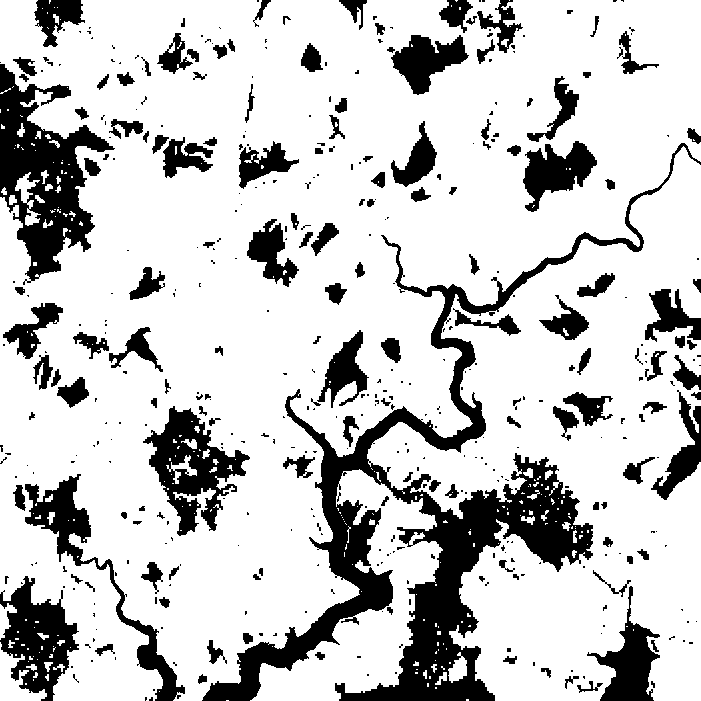
#> input picture Python_Code/images/clip/clip_grow_1.tif, 701 x 701 px, given in place of seed_binary.tif, which was not available
$ python MainOfficial.py
#> lines starting #> are read from the running program, lines starting #| are printed output that depends on the picture; after the words box and inside, x2 and y2 are one past the last pixel; in counts of white or black regions, pixels touching at a corner belong together; pictures that were not available may be replaced by others from this repository, and a replacement may not be noted
### Python_Code/Function.py
# -*- coding: utf-8 -*-
"""
This file contais the functions that are useful in order to run the Main

"""
#------------------------------------------------------------------------------
# Importing the libraries
#------------------------------------------------------------------------------

import matplotlib.pyplot as plt
from matplotlib import colors
import numpy as np
import rasterio
import os
import copy

#------------------------------------------------------------------------------
# Export the result in a .TIF
#------------------------------------------------------------------------------


def ExportResult(Burned,sizeR,sizeC):
    path = os.getcwd()

    Seed_file = "\\images\seed_binary.tif"
    SeedTif=rasterio.open(path+Seed_file)


    Seed_array = SeedTif.read()
    Result=copy.deepcopy(Seed_array[:,0:sizeR,0:sizeC])
    Result[0]=Burned

    Result_File="\images\Result.tif"
    Result_File_Out=path+Result_File

    with rasterio.open(Result_File_Out,
                       'w',
                       driver = SeedTif.meta['driver'],
                       height = sizeR,
                       width= sizeC,
                       count=SeedTif.meta['count'],
                       crs=SeedTif.meta['crs'],
                       transform=SeedTif.meta['transform'],
                       dtype= SeedTif.meta['dtype'],
                       nodata= SeedTif.meta['nodata']) as destination:
        destination.write(Result)

    SeedTif.close()

    return


#------------------------------------------------------------------------------
# Importing the input as a binary matrix starting from a .TIF
#------------------------------------------------------------------------------

def TakeImage(sizeR,sizeC):

#> called with sizeR = 500, sizeC = 500
    from PIL import Image
    im_Seed = Image.open('images/seed_binary.tif')
#> im_Seed is the input picture: PIL image 701x701 F; values 0 (black) and 1 (white), 78.7% white; 438 black regions (286 under 20 px), largest, box (x1, y1, x2, y2) and area: (202, 143, 701, 701) 35889, (0, 64, 115, 285) 10807, (143, 406, 250, 536) 5702
    imarray_Seed = np.array(im_Seed)

    im_Grow = Image.open('images/grow_binary.tif')
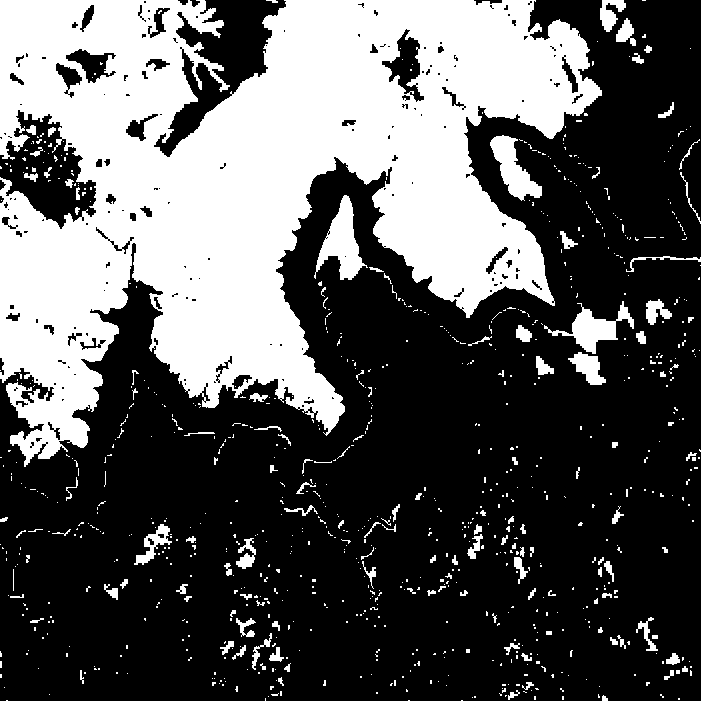
#> input picture Python_Code/images/clip/clip_grow_2.tif, 701 x 701 px, given in place of grow_binary.tif, which was not available
#> im_Grow is the input picture: PIL image 701x701 F; values 0 (black) and 1 (white), 35% white; 884 white regions (751 under 20 px), largest, box (x1, y1, x2, y2) and area: (0, 0, 602, 467) 154930, (314, 195, 368, 280) 1971, (490, 135, 542, 201) 1543
    imarray_Grow = np.array(im_Grow)

    im_Result = Image.open('images/result_binary.tif')

    imarray_Result = np.array(im_Result)

    Seed=imarray_Seed[0:sizeR,0:sizeC]
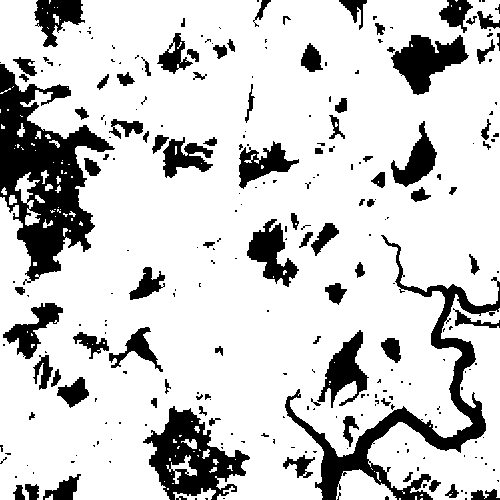
#> Seed: shape (500, 500) float32; values 0 (black) and 1 (white), 80.8% white; 264 black regions (173 under 20 px), largest, box (x1, y1, x2, y2) and area: (0, 64, 115, 285) 10807, (285, 235, 500, 500) 7659, (143, 406, 250, 500) 4663
    Grow=imarray_Grow[0:sizeR,0:sizeC]
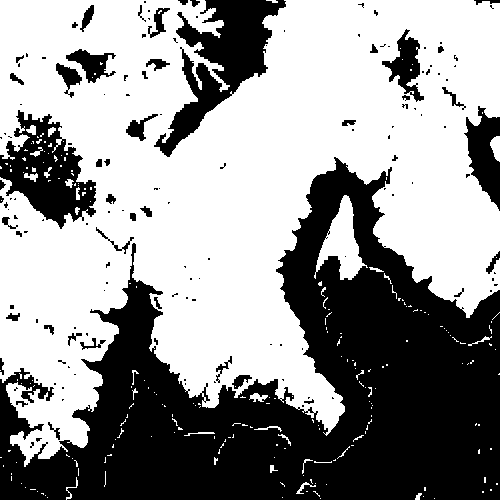
#> Grow: shape (500, 500) float32; values 0 (black) and 1 (white), 58.9% white; 148 black regions (101 under 20 px), largest, box (x1, y1, x2, y2) and area: (0, 157, 500, 500) 81522, (154, 0, 286, 157) 7556, (0, 110, 96, 229) 5649
    Result=imarray_Result[0:sizeR,0:sizeC]

    return Seed, Grow, Result


#------------------------------------------------------------------------------
# Plot a color grid reading the value in the matrix:
# 0 (unburned, green)
# 1 (burned, red)
#------------------------------------------------------------------------------

def ColorGrid(data,sizeR,sizeC):

    # create discrete colormap
    cmap = colors.ListedColormap(['green', 'red','blue'])
    bounds = [0,0.5,1.5,2]
    norm = colors.BoundaryNorm(bounds, cmap.N)

    fig, ax = plt.subplots()
    ax.imshow(data, cmap=cmap, norm=norm)

    # draw gridlines
    # ax.grid(which='major', axis='both', linestyle='-', color='k', linewidth=2)
    # ax.set_xticks(np.arange(0.5, size, 1));
    # ax.set_yticks(np.arange(0.5, size, 1));

    plt.show()


#------------------------------------------------------------------------------
# Look for the 8 neighbors of a pixel, in our case the pixel in question
# is a seed and we go to select its neighbors
#------------------------------------------------------------------------------

#copy() necessario altrimenti python crea non una copia ma un collegamento
#e se modifivco uno allora modifico pure l'altro se si tratta di array

def CercaVicini(Raster,sizeR,sizeC):

    MatriceVicini=Raster[:,:].copy()

    #set the seed's neighbours to 1
    #row
    for j in range(sizeR):
        #column
        for k in range(sizeC):

            #element inside the matrix
            if Raster[j,k]==1 and j>0 and j<sizeR-1 and k>0 and k<sizeC-1:

                MatriceVicini[j-1:j+2,k-1:k+2]=1

            #first row without corners
            if Raster[j,k]==1 and j==0 and k>0 and k<sizeC-1:

                MatriceVicini[j:j+2,k-1:k+2]=1

            #last row without corners
            if Raster[j,k]==1 and j==sizeR-1 and k>0 and k<sizeC-1:

                MatriceVicini[j-1:j+1,k-1:k+2]=1

            #first column without corners
            if Raster[j,k]==1 and j>0 and j<sizeR-1 and k==0:

                MatriceVicini[j-1:j+2,k:k+2]=1

            #last column without corners
            if Raster[j,k]==1 and j>0 and j<sizeR-1 and k==sizeC-1:

                MatriceVicini[j-1:j+2,k-1:k+1]=1

            #upper-left corner
            if Raster[j,k]==1 and j==0 and k==0:

                MatriceVicini[j:j+2,k:k+2]=1

            #upper-right corner
            if Raster[j,k]==1 and j==0 and k==sizeC-1:

                MatriceVicini[j:j+2,k-1:k+1]=1

            #lower-left corner
            if Raster[j,k]==1 and j==sizeR-1 and k==0:

                MatriceVicini[j-1:j+1,k:k+2]=1

            #lower-right corner
            if Raster[j,k]==1 and j==sizeR-1 and k==sizeC-1:

                MatriceVicini[j-1:j+1,k-1:k+2]=1

    return MatriceVicini

#------------------------------------------------------------------------------
#------------------------------------------------------------------------------

### Python_Code/RegionGrowing_LayerSum.py
# -*- coding: utf-8 -*-
"""
Algoritmo di Region Growing
nel quale si fa scorrere la matrice pixel by pixel nella ricerca dei vicini dei seeds
si sommano poi seeds&vicini + layer_grow
si trasforma il risultato (matrice di 0,1,2) in una matrice di (0,1) così da valutare
eventualmente se introdurre nuovi seeds
si ripete il processo fino a che il numero di seeds
non resta invariato
"""
#l'idea è quella di utilizzare una somma di Layer
#e non scorrere pixel per pixel

#RG_LS region growing layer sum

#------------------------------------------------------------------------------
# Importing the libraries
#------------------------------------------------------------------------------

from Function import *
import numpy as np

def RG_LS(Raster,sizeR,sizeC):

#> called with Raster = array of shape (3, 500, 500), sizeR = 500, sizeC = 500
    seed_array=np.array([])
    iterazioni=np.array([])
    N=np.count_nonzero(Raster[0])
#> N = 201992

    Seed=Raster[0,:,:].copy()
    M=0
    k=0

    while N!=M:

        M=N
        Vicini=CercaVicini(Seed,sizeR,sizeC)

        Result=Vicini+Raster[1]

        ModifiedResult= np.floor(Result/2)

        Seed=ModifiedResult

        seed_array=np.append(seed_array,N)
        iterazioni=np.append(iterazioni,k)

        N=np.count_nonzero(ModifiedResult)

        k=k+1


        print(N,M,k)
#> this loop made 30 passes
#> (M, N) on passes 17 to 28: (146979, 146988), (146988, 146999), (146999, 147011), (147011, 147022), (147022, 147032), (147032, 147043), (147043, 147048), (147048, 147055), (147055, 147061), (147061, 147071), (147071, 147074), (147074, 147076)
#> (M, iterazioni, N) on passes 8 to 13: (145523, [0, 1, 2, 3, 4, 5, 6, 7], 146043), (146043, [0, 1, 2, 3, 4, 5, 6, 7, 8], 146394), (146394, [0, 1, 2, 3, 4, 5, 6, 7, 8, 9], 146623), (146623, [0, 1, 2, 3, 4, 5, 6, 7, 8, 9, 10], 146767), (146767, [0, 1, 2, 3, 4, 5, 6, 7, 8, 9, 10, 11], 146854), (146854, [0, 1, 2, 3, 4, 5, 6, 7, 8, 9, 10, 11, 12], 146906)
#| 131350 201992 1
#| 136278 131350 2
#| 139638 136278 3
#| 141941 139638 4
#| 143578 141941 5
#| 144721 143578 6
#| 145523 144721 7
#| 146043 145523 8
#> (further printed lines are left out)
#> pass 1, in RG_LS, `Result=Vicini+Raster[1]`:
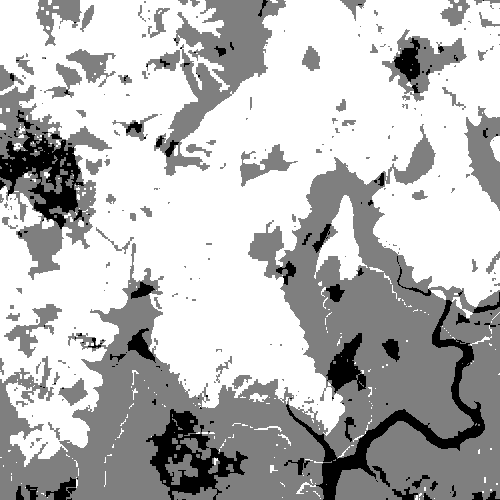
#> Result: shape (500, 500) float64; min 0, max 2, mean 1.46; drawn with min black and max white
#> after the loop:
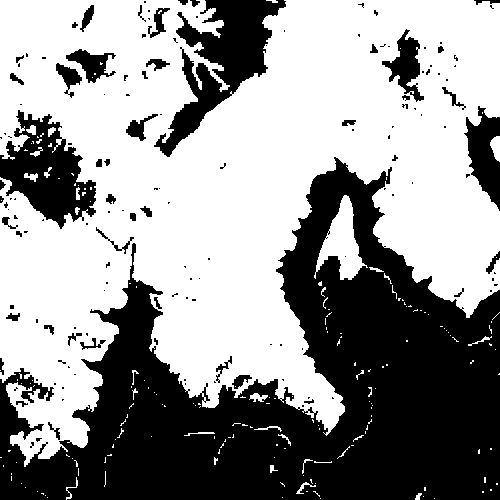
#> ModifiedResult: shape (500, 500) float64; values 0 (black) and 1 (white), 58.8% white; 148 black regions (101 under 20 px), largest, box (x1, y1, x2, y2) and area: (0, 157, 500, 500) 81596, (154, 0, 286, 157) 7556, (0, 110, 96, 229) 5794
#> after the loop, iterazioni = 30 values from 0 to 29; k = 30; seed_array = 30 values, max 201992 at index 0, min 131350 at index 1, mean 147235

    return Seed, seed_array, iterazioni

### Python_Code/RegionGrowing_pixelBypixel.py
# -*- coding: utf-8 -*-
"""
Algoritmo di Region Growing
nel quale si fa scorrere la matrice pixel by pixel nella ricerca di seed
si valuta poi se ci sono dei vicini da inserire (osservando l'OWAgrow, che deve essere maggiore di 0)
se l'esito è positivo questi vengono inseriti nel layer dei seed
e si continua a scorrere la matrice fino a che il numero di seeds non varia tra due iterazioni

con iterazione si intende far scorrere tutti gli elementi di una matrice

in questo caso si utilizza la matrice T come matrice d'appoggio
"""

#------------------------------------------------------------------------------
# Importing the libraries
#------------------------------------------------------------------------------

from Function import *
import numpy as np

def RG_PP(Raster,sizeR,sizeC):

    RasterPP=Raster.copy()
    iterazione=1
    M=0
    N=np.count_nonzero(RasterPP[0])

    seed_array=np.array([])
    step=np.array([])

    while N!=M:

        print(N,M,iterazione-1)
        M=N
        for j in range(sizeR):
            for k in range(sizeC):

                #insertion of the neighbors that are not considered yet

                if RasterPP[0,j,k]==1:

                    if RasterPP[2,j,k]==-1:
                       RasterPP[2,j,k]=iterazione

                    # neighbor examination

                    # above-left
                    if j>0 and k>0 and RasterPP[0,j-1,k-1]==0 and \
                        RasterPP[1,j-1,k-1]==1 and RasterPP[2,j-1,k-1]==-1:

                        RasterPP[0,j-1,k-1]=1
                        RasterPP[2,j-1,k-1]=iterazione

                    # above
                    if j>0 and RasterPP[0,j-1,k]==0 and \
                        RasterPP[1,j-1,k]==1 and RasterPP[2,j-1,k]==-1:

                        RasterPP[0,j-1,k]=1
                        RasterPP[2,j-1,k]=iterazione

                    #above-right
                    if j>0 and k<=sizeC-2 and RasterPP[0,j-1,k+1]==0 and \
                        RasterPP[1,j-1,k+1]==1 and RasterPP[2,j-1,k+1]==-1:

                        RasterPP[0,j-1,k+1]=1
                        RasterPP[2,j-1,k+1]=iterazione

                    #left
                    if k>0 and RasterPP[0,j,k-1]==0 and\
                        RasterPP[1,j,k-1]==1 and RasterPP[2,j,k-1]==-1:

                        RasterPP[0,j,k-1]=1
                        RasterPP[2,j,k-1]=iterazione

                    #right
                    if k<=sizeC-2 and RasterPP[0,j,k+1]==0 and \
                        RasterPP[1,j,k+1]==1 and RasterPP[2,j,k+1]==-1:

                        RasterPP[0,j,k+1]=1
                        RasterPP[2,j,k+1]=iterazione

                    #below-left
                    if j<=sizeR-2 and k>0 and RasterPP[0,j+1,k-1]==0 and \
                        RasterPP[1,j+1,k-1]==1 and RasterPP[2,j+1,k-1]==-1:

                        RasterPP[0,j+1,k-1]=1
                        RasterPP[2,j+1,k-1]=iterazione

                    #below
                    if j<=sizeR-2 and RasterPP[0,j+1,k]==0 and \
                        RasterPP[1,j+1,k]==1 and RasterPP[2,j+1,k]==-1:

                        RasterPP[0,j+1,k]=1
                        RasterPP[2,j+1,k]=iterazione

                    #below-right
                    if j<=sizeR-2 and k<=sizeC-2 and RasterPP[0,j+1,k+1]==0 \
                        and RasterPP[1,j+1,k+1]==1 and RasterPP[2,j+1,k+1]==-1:

                        RasterPP[0,j+1,k+1]=1
                        RasterPP[2,j+1,k+1]=iterazione

        step=np.append(step,iterazione-1)
        iterazione=iterazione+1

        #condition that blocks the while
        seed_array=np.append(seed_array,N)
        N=np.count_nonzero(RasterPP[0])

    return RasterPP, seed_array, step

### Python_Code/MainOfficial.py
# -*- coding: utf-8 -*-
"""
nel seguente file vengono utilizzati gli algoritmi implementati di region growing
è possibile selezionare la dimensione dell'immagine da analizzare modificando la variabile sireR e sizeC

sizeR può assumere un valore massimo di 1445
sizeC può assumere un valore massimo di 1705

"""

#------------------------------------------------------------------------------
# Importing the libraries
#------------------------------------------------------------------------------

import numpy as np
from Function import *
from RegionGrowing_LayerSum import *
from RegionGrowing_pixelBypixel import *
#from RegionGrowing_pixelBypixel_condition import *
import time

#------------------------------------------------------------------------------
#Import Images from .TIF file
#------------------------------------------------------------------------------

# it is possible to select the size of the images
# obviusly they cannot be bigger than the input image's size
sizeR=500
sizeC=500

OWAseed,OWAgrow,Result=TakeImage(sizeR,sizeC)

#------------------------------------------------------------------------------
#Inizialization to T at -1
#------------------------------------------------------------------------------

T=np.ones((sizeR,sizeC))*-1

Raster=np.array([OWAseed,OWAgrow,T])

#------------------------------------------------------------------------------
#RegionGrowing_LayerSum
#------------------------------------------------------------------------------

print('REGION GROWING LAYER SUM','\n')
print('seed_new|','seed_old|','iter','\n')

start = time.process_time()
Burned_LS, seed_array_LS, iterazioni_LS = RG_LS(Raster,sizeR,sizeC)
#> seed_array_LS has the same summary as seed_array in RG_LS; iterazioni_LS = 30 values from 0 to 29


ColorGrid(OWAseed,sizeR,sizeC)
ColorGrid(OWAgrow,sizeR,sizeC)
ColorGrid(Burned_LS,sizeR,sizeC)

end = time.process_time()

print('\n')
print('TEMPO SOMMA LAYER [minutes]: ',(end - start)/60)
print('--------------------------------------------','\n')


#------------------------------------------------------------------------------
#RegionGrowing pixel_by_pixel
#------------------------------------------------------------------------------
start1 = time.process_time()

print('REGION GROWING PIXEL BY PIXEL','\n')
print('seed_new|','seed_old|','iter','\n')


Burned_PP, seed_array_PP, iterazioni_PP=RG_PP(Raster,sizeR,sizeC)
#> in RG_PP, `N=np.count_nonzero(RasterPP[0])`: N = 201992
#> the loop in RG_PP, `while N!=M: ` made 11 passes
#> (M, step, seed_array, N) on passes 1 to 7: (201992, [0], [201992], 224981), (224981, [0, 1], [201992, 224981], 225044), (225044, [0, 1, 2], [201992, 224981, 225044], 225073), (225073, [0, 1, 2, 3], [201992, 224981, 225044, 225073], 225096), (225096, [0, 1, 2, 3, 4], [201992, 224981, 225044, 225073, 225096], 225123), (225123, [0, 1, 2, 3, 4, 5], [201992, 224981, 225044, 225073, 225096, 225123], 225145), (225145, [0, 1, 2, 3, 4, 5, 6], [201992, 224981, 225044, 225073, 225096, 225123, 225145], 225173)
#> (M, step, N) on passes 8 to 11: (225173, [0, 1, 2, 3, 4, 5, 6, 7], 225214), (225214, [0, 1, 2, 3, 4, 5, 6, 7, 8], 225228), (225228, [0, 1, 2, 3, 4, 5, 6, 7, 8, 9], 225233), (225233, [0, 1, 2, 3, 4, 5, 6, 7, 8, 9, 10], 225233)
#| 201992 0 0
#| 224981 201992 1
#| 225044 224981 2
#| 225073 225044 3
#| 225096 225073 4
#| 225123 225096 5
#| 225145 225123 6
#| 225173 225145 7
#> (further printed lines are left out)
#> after the loop in RG_PP, `while N!=M:`: iterazione = 12
#> seed_array_PP = [201992, 224981, 225044, 225073, 225096, 225123, 225145, 225173, 225214, 225228, 225233]; iterazioni_PP = [0, 1, 2, 3, 4, 5, 6, 7, 8, 9, 10]
# ColorGrid(Raster[0],size)
# ColorGrid(Raster[1],size)
# ColorGrid(Burned_PP[0],size)

end1 = time.process_time()
print('\n')
print('TEMPO PIXEL BY PIXEL [minutes]: ',(end1 - start1)/60)
print('--------------------------------------------')


#-----------------------------------------------------------------------------
# Errors with respect to the proposed solution
#-----------------------------------------------------------------------------

Test=Burned_PP[0]-Result
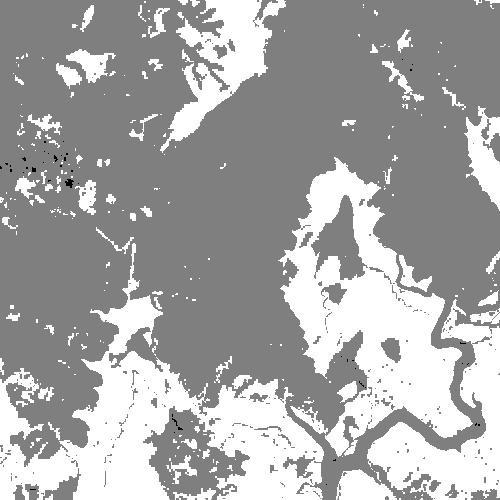
#> Test: shape (500, 500) float64; min -1, max 1, mean 0.312; drawn with min black and max white

A=np.count_nonzero(Test==0)
#> A = 171620
B=np.count_nonzero(Test==1)
#> B = 78155
C=np.count_nonzero(Test==-1)
#> C = 225

print('-----------------------')
print('Errori')
commission_error=B/np.count_nonzero(Burned_PP[0])*100
#> commission_error = 34.7
print('Errore di commissione:',round(commission_error,2),'%')
#| Errore di commissione: 34.7 %
omission_error=C/np.count_nonzero(Result)*100
#> omission_error = 0.153
print('Errore di omissione:',round(omission_error,2),'%')
#| Errore di omissione: 0.15 %

#-----------------------------------------------------------------------------
#Statistic Computation
#-----------------------------------------------------------------------------

fig, ax=plt.subplots()
ax.plot(iterazioni_LS, seed_array_LS, marker = "o", color = 'red', label='seed_LayerSum')
ax.plot(iterazioni_PP, seed_array_PP, marker = "x", color = 'blue',label='seed_PixelByPixel')


if iterazioni_PP[-1]>=iterazioni_LS[-1]:
    plt.hlines(y=seed_array_PP[-1],xmin=iterazioni_PP[0],xmax=iterazioni_PP[-1],color='green',label='output')
else:
    plt.hlines(y=seed_array_LS[-1],xmin=iterazioni_LS[0],xmax=iterazioni_LS[-1],color='green',label='output')
plt.title("Convergenza")
plt.xlabel("step")
plt.ylabel("# seed")
legend=ax.legend()
plt.show()
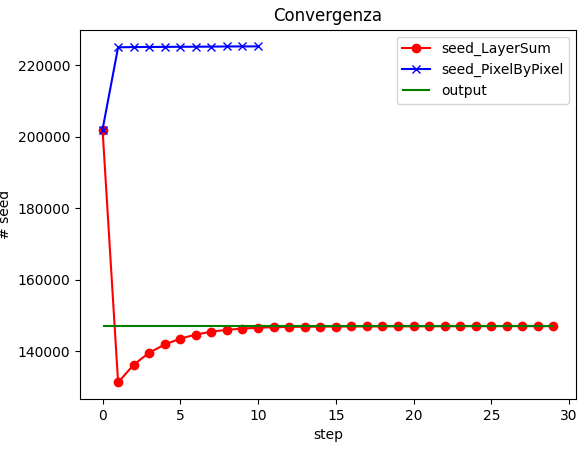
#> figure drawn by matplotlib, 1 panel; curve peaks at x = 0, y = 201992; curve peaks at x = 10, y = 225233

#-----------------------------------------------------------------------------
#Export the result as a .TIF file
#-----------------------------------------------------------------------------

ExportResult(Burned_PP[0],sizeR,sizeC)
#> (the call stopped at in ExportResult, `SeedTif=rasterio.open(path+Seed_file)`: rasterio is not available in this run)
